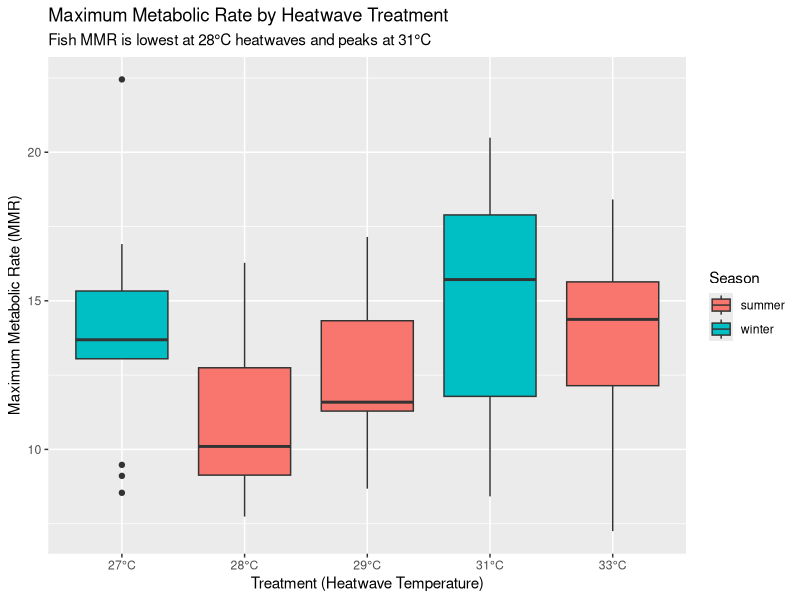
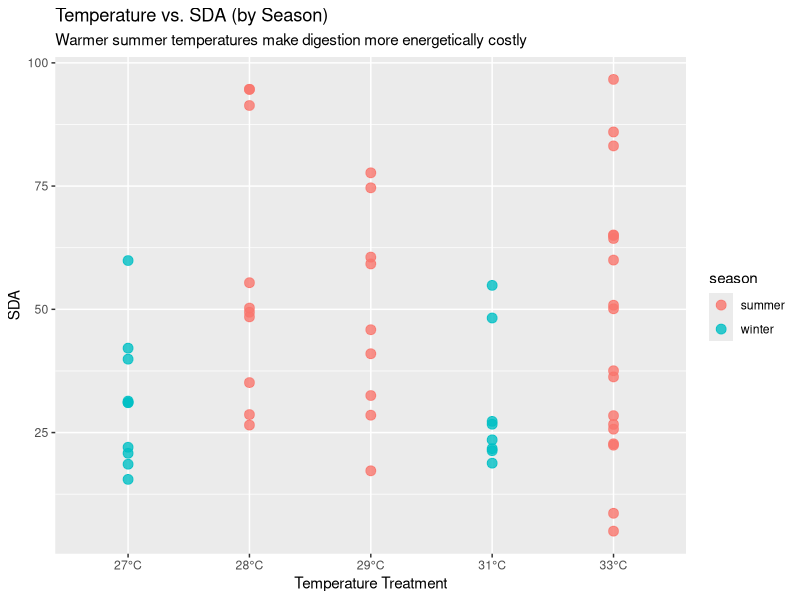
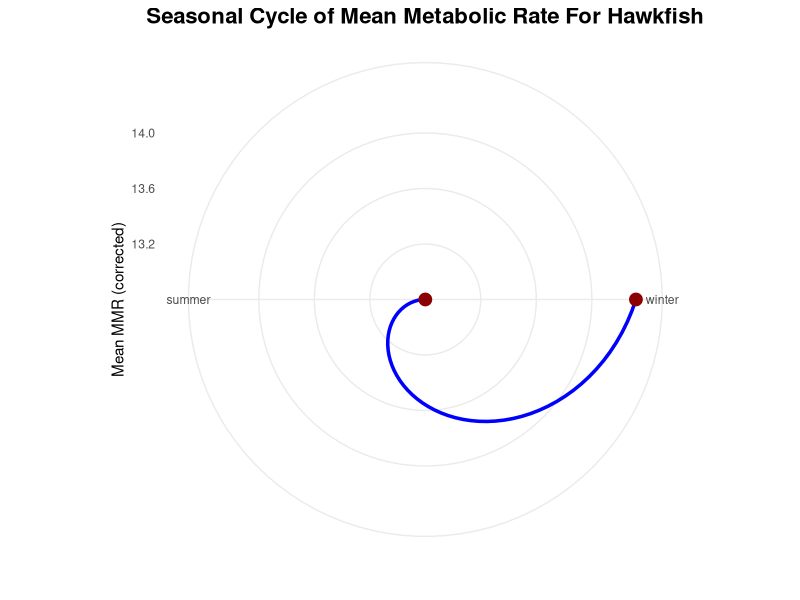
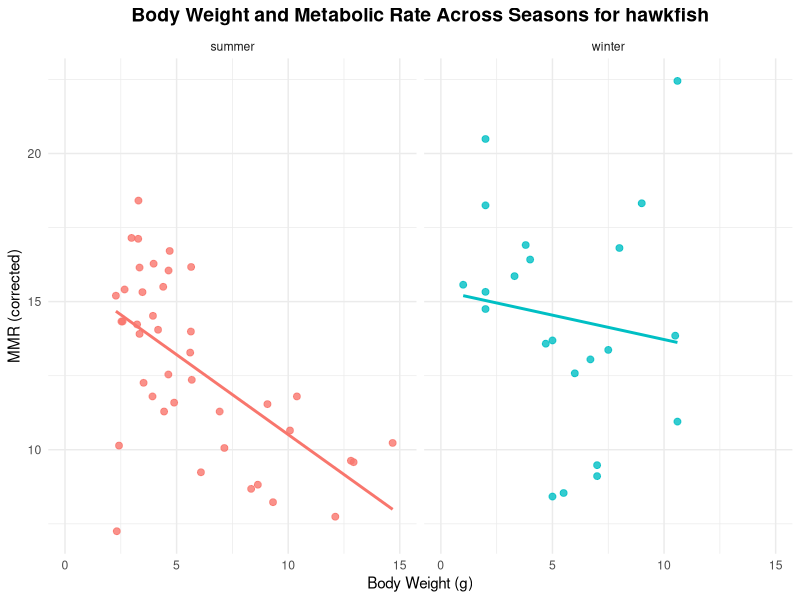
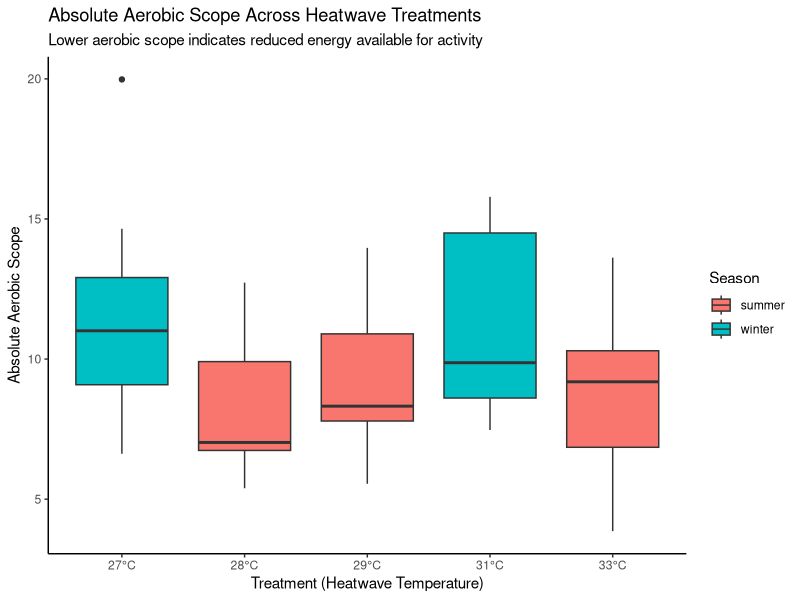
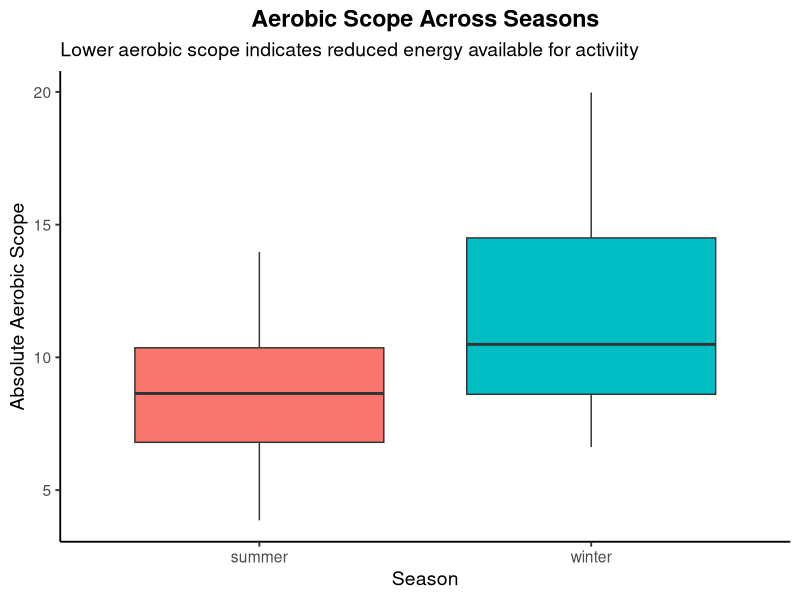
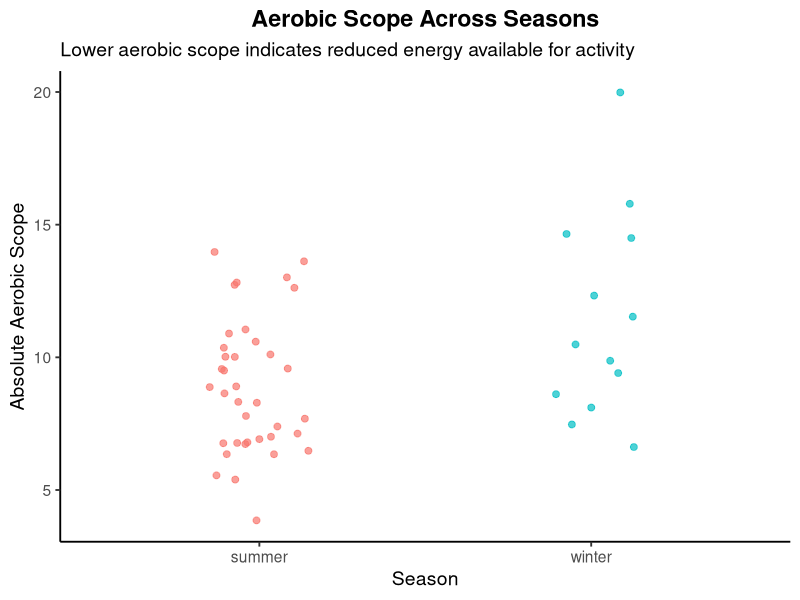
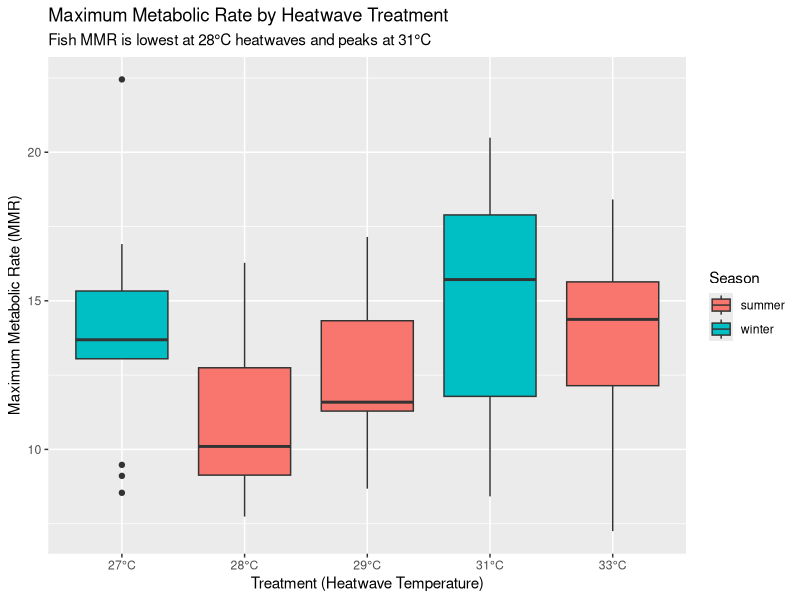

Here is the R script that generated these plots, in order: (Note: this script raises an error after producing the figures.)
## ---- chunk 1
library(tidyverse)
library(broom)
library(viridisLite)
library(ggplot2)
## ---- chunk 2
heatwaves_coral_fish <- read_csv("../data/VanWert_etal_2023_hawkfish.csv")
glimpse(heatwaves_coral_fish)
## ---- chunk 3
heatwaves_coral_fish_clean <- heatwaves_coral_fish |>
  rename(wet_mass = bw_g,
         total_length = tl_cm,
         standard_length = sl_cm,
         max_metabolic_rate = mmr_corrected,
         standard_metabolic_rate = smr_low10_all,
         absolute_aerobic_scope = aas_corrected,
         factorial_aerobic_scope = fas,
         SDA_coeff = sda_coeff,
         temp_of_arrhythmia = tarr,
         peak_max_heart_rate = fhmax_peak,
         temp_at_max_heart_rate = tpeak)
## ---- chunk 4

heatwave_vs_mmr <- heatwaves_coral_fish_clean |>
  filter(treatment_new != "wild") |>
  ggplot(aes(x = treatment_new, y = max_metabolic_rate, fill = season)) +
  geom_boxplot() +
  scale_x_discrete(labels = function(x) paste0(x, "°C")) +
  labs(
    title = "Maximum Metabolic Rate by Heatwave Treatment",
    subtitle = "Fish MMR is lowest at 28°C heatwaves and peaks at 31°C",
    x = "Treatment (Heatwave Temperature)",
    y = "Maximum Metabolic Rate (MMR)",
    fill = "Season"
  )

# Save the plot
ggsave("fig_mmr_vs_heatwave_boxplot.png", heatwave_vs_mmr, width = 7, height = 5)

heatwave_vs_mmr
## ---- chunk 5

temp_energy_season <- heatwaves_coral_fish_clean |>
  filter(treatment_new != "wild") |>
  ggplot(aes(x = treatment_new, y = SDA_integrated, color = season)) +
  geom_point(alpha = 0.8, size = 3) +
  scale_x_discrete(labels = function(x) ifelse(x == "wild", "wild", paste0(x, "°C"))) +
  labs(
    title = "Temperature vs. SDA (by Season)",
    subtitle = "Warmer summer temperatures make digestion more energetically costly",
    x = "Temperature Treatment",
    y = "SDA"
  )

# Save the plot
ggsave("fig_temp_energy_season_scatterplot.png", temp_energy_season, width = 7, height = 5)

temp_energy_season
## ---- chunk 6

df <- read.csv("../data/VanWert_etal_2023_hawkfish.csv")
seasonal_cycle <- df$season <- factor(df$season, 
                    levels = c("winter", "spring", "summer", "fall"))


season_means <- df |>
  group_by(season) |>
  summarise(mean_mmr = mean(mmr_corrected, na.rm = TRUE))


ggplot(season_means, aes(x = season, y = mean_mmr, group = 1)) +
  geom_line(size = 1.2, color = "blue") +
  geom_point(size = 4, color = "darkred") +
  coord_polar() +
  theme_minimal() +
  labs(
    title = "Seasonal Cycle of Mean Metabolic Rate For Hawkfish",
    x = "",
    y = "Mean MMR (corrected)"
  ) +
  theme(
    plot.title = element_text(size = 16, face = "bold", hjust = 0.5)
   
  )

#save plot
ggsave("fig_polar_plot_metabolic_rate_per_season.png", seasonal_cycle, width = 7, height = 5)


## ---- chunk 7

energy_weight_season <- heatwaves_coral_fish_clean |>
  ggplot(aes(x = wet_mass, y = max_metabolic_rate, color = season)) +
  geom_point(alpha = 0.8, size = 2) +
  geom_smooth(method = "lm", se = FALSE) +
  facet_wrap(~ season, nrow = 1) +
  xlim(0,15)+
  theme_minimal() +
  labs(
    title = "Body Weight and Metabolic Rate Across Seasons for hawkfish",
    x = "Body Weight (g)",
    y = "MMR (corrected)"
  ) +
  theme(
    plot.title = element_text(size = 14, face = "bold", hjust = 0.5), legend.position = "none"

  ) 
#save plot 
ggsave("fig_body_weight_and_metabolic_rate_lineplot.png", energy_weight_season, width = 8, height = 5)

energy_weight_season
## ---- chunk 8

aerobic_scope_treatment <- heatwaves_coral_fish_clean |>
  filter(treatment_new != "wild") |>
  mutate(treatment_new = factor(treatment_new,
                                levels = c("27", "28", "29", "31", "33"))) |>
  ggplot(aes(x = treatment_new,
             y = absolute_aerobic_scope,
             fill = season)) +
  geom_boxplot(position = position_dodge(width = 0.8)) +
  scale_x_discrete(labels = function(x) paste0(x, "°C")) +
  labs(
    title = "Absolute Aerobic Scope Across Heatwave Treatments",
    subtitle = "Lower aerobic scope indicates reduced energy available for activity",
    x = "Treatment (Heatwave Temperature)",
    y = "Absolute Aerobic Scope",
    fill = "Season"
  ) +
  theme_classic()

aerobic_scope_treatment
# Save the plot
ggsave("fig_aerobic_vs_heatwave_boxplot.png", aerobic_scope_treatment, width = 7, height = 5)

## ---- chunk 9
heatwaves_coral_fish_clean |>
  ggplot(aes(x = season, y = absolute_aerobic_scope, fill = season)) +
  geom_boxplot() +
  labs(
    title = "Aerobic Scope Across Seasons",
    subtitle = "Lower aerobic scope indicates reduced energy available for activiity",
    x = "Season",
    y = "Absolute Aerobic Scope"
  ) +
  theme_classic(base_size = 14) +
  theme(
    legend.position = "none",
    plot.title = element_text(face = "bold", hjust = 0.5)
  )

heatwaves_coral_fish_clean |>
  ggplot(aes(x = season, y = absolute_aerobic_scope, color = season)) +
  geom_jitter(width = 0.15, size = 2, alpha = 0.7) +
  labs(
    title = "Aerobic Scope Across Seasons",
    subtitle = "Lower aerobic scope indicates reduced energy available for activity",
    x = "Season",
    y = "Absolute Aerobic Scope"
  ) +
  theme_classic(base_size = 14) +
  theme(
    legend.position = "none",
    plot.title = element_text(face = "bold", hjust = 0.5)
  )
## ---- chunk 10
ggplot(VanWert_etal_2023_hawkfish, mapping = aes(x = mmr_corrected, y = aas_corrected, color = season)) + 
  geom_point(size = 3, alpha = 0.8) +
  labs(
    title = "Relationship between Metabolic Rate and Aeroic Scope",
    x = "Maximum Metabolic Rate",
    y = "Absolute Aerobic Scope",
    color = "Season"
  )
## ---- chunk 11

## ---- chunk 12
